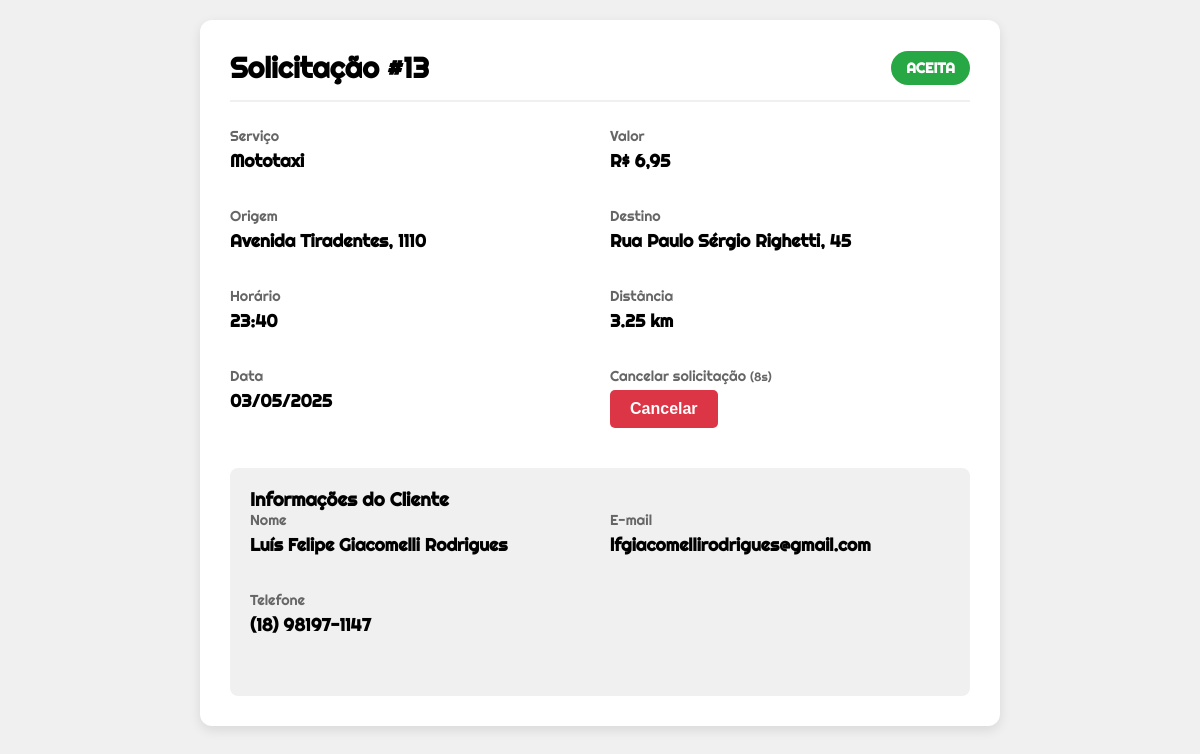
/user/solicitacao_pendente.php?id=13 (signed in), run on the app's committed database.
### tables this page shows
CREATE TABLE `solicitacoes` (
  `sol_codigo` int(11) NOT NULL,
  `sol_origem` varchar(255) NOT NULL,
  `sol_destino` varchar(255) NOT NULL,
  `sol_valor` decimal(10,2) NOT NULL,
  `sol_formapagamento` varchar(50) NOT NULL,
  `sol_distancia` decimal(10,2) NOT NULL,
  `sol_data` datetime NOT NULL,
  `usu_codigo` int(11) NOT NULL,
  `sol_largura` decimal(10,2) DEFAULT NULL,
  `sol_comprimento` decimal(10,2) DEFAULT NULL,
  `sol_peso` decimal(10,2) DEFAULT NULL,
  `sol_status` varchar(50) NOT NULL,
  `sol_servico` varchar(50) NOT NULL,
  `sol_observacoes` varchar(1000) DEFAULT NULL
);

CREATE TABLE `usuarios` (
  `usu_codigo` int(11) NOT NULL,
  `usu_nome` varchar(255) NOT NULL,
  `usu_email` varchar(255) NOT NULL,
  `usu_senha` varchar(255) NOT NULL,
  `usu_telefone` varchar(15) NOT NULL,
  `usu_ativo` tinyint(1) DEFAULT NULL,
  `usu_created_at` timestamp NOT NULL DEFAULT current_timestamp(),
  `usu_updated_at` timestamp NOT NULL DEFAULT current_timestamp() ON UPDATE current_timestamp()
);

### user/solicitacao_pendente.php (the view, shortened to what this page needs)
<?php
$conexao = conexao::getInstance();
$id_solicitacao = intval($_GET['id']);
$sql = "SELECT s.*, u.usu_nome, u.usu_email, u.usu_telefone
        FROM solicitacoes s
        INNER JOIN usuarios u ON u.usu_codigo = s.usu_codigo
        WHERE s.sol_codigo = :id LIMIT 1";
$stmt = $conexao->prepare($sql);
$stmt->bindParam(':id', $id_solicitacao, PDO::PARAM_INT);
$stmt->execute();
$solicitacao = $stmt->fetch(PDO::FETCH_ASSOC);
$valor_formatado = number_format($solicitacao['sol_valor'], 2, ',', '.');
$status_class = strtolower($solicitacao['sol_status']) === 'aceita' ? 'status-accepted' : (strtolower($solicitacao['sol_status']) === 'recusada' ? 'status-rejected' : 'status-pending');
?>
<!DOCTYPE html>
<html lang="pt-BR">
<head>
    <link rel="stylesheet" href="https://cdnjs.cloudflare.com/ajax/libs/font-awesome/6.0.0/css/all.min.css">
    <link rel="stylesheet" href="../css/solicitacao_pendente.css">
</head>
<body>
    <div class="container">
        <div class="header">
            <h1>Solicitação #<?= $solicitacao['sol_codigo'] ?></h1>
            <span class="status-badge <?= $status_class ?>">
                <?= ucfirst($solicitacao['sol_status']) ?>
            </span>
        </div>
        <div class="details-grid">
            <div class="detail-item">
                <span class="detail-label">Serviço</span>
                <span class="detail-value"><?= ucfirst($solicitacao['sol_servico']) ?></span>
            </div>
            <div class="detail-item">
                <span class="detail-label">Valor</span>
                <span class="detail-value">R$ <?= $valor_formatado ?></span>
            </div>
            <div class="detail-item">
                <span class="detail-label">Origem</span>
                <span class="detail-value"><?= htmlspecialchars($solicitacao['sol_origem']) ?></span>
            </div>
            <div class="detail-item">
                <span class="detail-label">Destino</span>
                <span class="detail-value"><?= htmlspecialchars($solicitacao['sol_destino']) ?></span>
            </div>
            <div class="detail-item">
                <span class="detail-label">Horário</span>
                <span class="detail-value"><?= date('H:i', strtotime($solicitacao['sol_data'])) ?></span>
            </div>
            <div class="detail-item">
                <span class="detail-label">Distância</span>
                <span class="detail-value"><?= $solicitacao['sol_distancia'] ?> km</span>
            </div>
            <div class="detail-item">
                <span class="detail-label">Data</span>
                <span class="detail-value"><?= date('d/m/Y', strtotime($solicitacao['sol_data'])) ?></span>
            </div>
            <div class="detail-item" id="cancelContainer">
                <span class="detail-label">Cancelar solicitação <small>(<span id="countdown">10</span>s)</small></span>
                <form action="../actions/actionsolicitacao.php" method="POST" class="cancel-form">
                    <button type="submit" class="btn-cancel" id="cancelButton">Cancelar</button>
                </form>
            </div>
        </div>
        <div class="user-info">
            <h3>Informações do Cliente</h3>
            <div class="details-grid">
                <div class="detail-item">
                    <span class="detail-label">Nome</span>
                    <span class="detail-value"><?= htmlspecialchars($solicitacao['usu_nome']) ?></span>
                </div>
                <div class="detail-item">
                    <span class="detail-label">E-mail</span>
                    <span class="detail-value"><?= htmlspecialchars($solicitacao['usu_email']) ?></span>
                </div>
                <?php if (!empty($solicitacao['usu_telefone'])): ?>
                    <div class="detail-item">
                        <span class="detail-label">Telefone</span>
                        <span class="detail-value"><?= htmlspecialchars($solicitacao['usu_telefone']) ?></span>
                    </div>
                <?php endif; ?>
            </div>
        </div>
    </div>
</body>
</html>

### css/solicitacao_pendente.css (style rules this page uses)
:root { --primary: #000; --secondary: #fff; --light-bg: #f0f0f0; --success: #28a745; --danger: #dc3545; --warning: #ffc107; }
* { box-sizing: border-box; margin: 0; padding: 0; }
body { font-family: 'Righteous', sans-serif; background-color: var(--light-bg); color: var(--primary); padding: 20px; min-height: 100vh; }
.container { background-color: var(--secondary); border-radius: 12px; box-shadow: 0 4px 12px rgba(0,0,0,0.1); padding: 30px; max-width: 800px; margin: 0 auto; }
.header { display: flex; justify-content: space-between; align-items: center; margin-bottom: 25px; padding-bottom: 15px; border-bottom: 2px solid var(--light-bg); }
.header h1 { font-size: 1.8rem; color: var(--primary); }
.status-badge { padding: 8px 15px; border-radius: 20px; font-size: 0.9rem; font-weight: bold; text-transform: uppercase; }
.status-accepted { background-color: var(--success); color: var(--secondary); }
.details-grid { display: grid; grid-template-columns: repeat(2, 1fr); gap: 20px; margin-bottom: 25px; }
.detail-item { margin-bottom: 15px; }
.detail-label { font-size: 0.9rem; color: #666; margin-bottom: 5px; display: block; }
.detail-value { font-size: 1.1rem; font-weight: bold; }
.user-info { background-color: var(--light-bg); padding: 20px; border-radius: 8px; margin-top: 20px; }
.btn-cancel { background-color: var(--danger); color: var(--secondary); padding: 10px 20px; border-radius: 5px; font-size: 1rem; font-weight: bold; border: none; cursor: pointer; transition: all 0.3s; }

### data on the page
solicitacoes: sol_codigo "13", sol_status "ACEITA", sol_servico "Mototaxi", sol_valor "6,95", sol_origem "Avenida Tiradentes, 1110", sol_destino "Rua Paulo Sérgio Righetti, 45", sol_data "23:40", sol_distancia "3.25", sol_data "03/05/2025", usu_codigo.usu_nome "Luís Felipe Giacomelli Rodrigues", usu_codigo.usu_email "lfgiacomellirodrigues@gmail.com", usu_codigo.usu_telefone "(18) 98197-1147"
